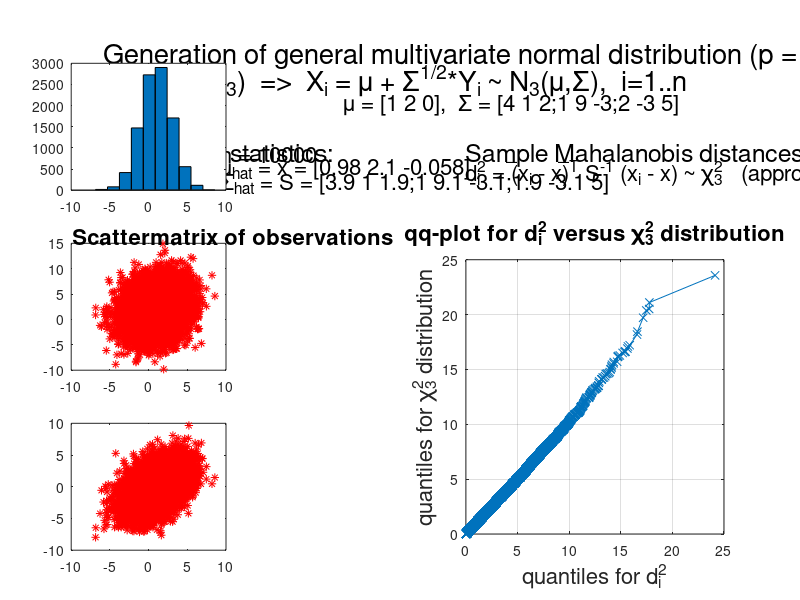

Write MATLAB code to recreate this figure.
clc;clear;close all
format compact
%--------------------------------------------------------------------------
disp('-----------------------------------------------------')
mu = [1; 2; 0]
SIGMA = [4 1 2; 1 9 -3; 2 -3 5]
[P,LAMBDA] = eig(SIGMA)
disp('-----------------------------------------------------')
P_LAMBDA_PT = P*LAMBDA*P'
disp('-----------------------------------------------------')
sqrtSIGMA = P*diag(sqrt(diag(LAMBDA)))*P'
command_sqrtmSIGMA = sqrtm(SIGMA)
disp('-----------------------------------------------------')
p = 3
n = 10000
disp('Yi ~ N(0,I3)')
Y = randn(n,p);
disp('Xi ~ mu + sqrtSIGMA*Yi')
%X = ones(n,1)*mu' + Y*sqrtSIGMA;
X = mu' + Y*sqrtSIGMA;
disp('-----------------------------------------------------')
mu_hat = mean(X)
SIGMA_hat = cov(X)
disp('-----------------------------------------------------')
%--------------------------------------------------------------------------
figure
subplot(5,2,1:2)
axis off
text(0,0.8,'Generation of general multivariate normal distribution (p = 3) from (univariate) standard normal distribution','Fontsize',20)
text(0,0.4,'Y_i ~ N_3(0,I_3)  =>  X_i = {\mu} + {\Sigma}^1^/^2*Y_i ~ N_3({\mu},{\Sigma}),  i=1..n','Fontsize',20)
text(0,0,['Moments:                        {\mu} = ' mat2str(mu') ',  {\Sigma} = ' mat2str(SIGMA)],'Fontsize',16)

subplot(5,2,3)
axis off
x1_aver = mean(X(:,1));
x2_aver = mean(X(:,2));
x3_aver = mean(X(:,3));
S = cov(X);
text(0,1,'Descriptive statistics:','Fontsize',18)
text(0.45,1,['n = ' num2str(n)],'Fontsize',16)
text(0.45,0.75,['{\mu}_h_a_t = x = ' mat2str([x1_aver x2_aver x3_aver],2)],'Fontsize',16)
text(0.555,0.96,'_','Fontsize',16),warning('off')
text(0.45,0.5,['{\Sigma}_h_a_t = S = ' mat2str(S,2)],'Fontsize',16)

subplot(5,2,5:2:9)
plotmatrix(X,'r*')
xlabel('x_1                           x_2                          x_3','Fontsize',16)
ylabel('x_3                 x_2                 x_1','Fontsize',16)
title(['Scattermatrix of observations'],'Fontsize',16)

subplot(5,2,4)
axis off
text(0,1,'Sample Mahalanobis distances, i=1..n :','Fontsize',18)
text(0,0.7,'d_i^2 = (x_i - x)^T S^-^1 (x_i - x) ~ {\chi}_3^2   (approximately)','Fontsize',16)
text(0.158,0.91,'_','Fontsize',16),warning('off')
text(0.358,0.91,'_','Fontsize',16),warning('off')

subplot(5,2,6:2:10)
mu_hat = [x1_aver x2_aver x3_aver];
d_i_sqr = zeros(1,n);
for i = 1:n
    d_i_sqr(i) = (X(i,:)-mu_hat)*inv(S)*(X(i,:)-mu_hat)';
end
df = 3;
z_i = chi2rnd(df,1,n);
qqplot(d_i_sqr,z_i),grid,xlabel('quantiles for d_i^2','Fontsize',16),ylabel('quantiles for {\chi}_3^2 distribution','Fontsize',16),...
    title('qq-plot for d_i^2 versus {\chi}_3^2 distribution','Fontsize',16)
%--------------------------------------------------------------------------
